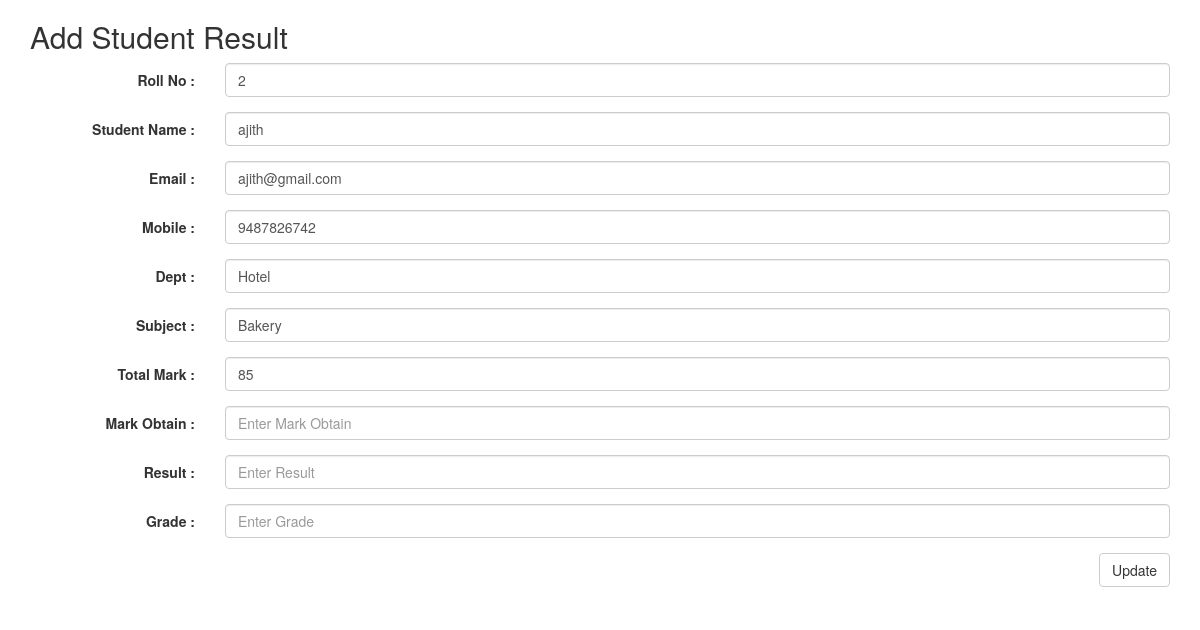
Screenshot of /update.php?rollno=3 with the database file from the repository.
### tables this page shows
CREATE TABLE `student` (
  `id` int(5) NOT NULL,
  `rollno` int(6) NOT NULL,
  `name` varchar(250) NOT NULL,
  `email` varchar(250) NOT NULL,
  `mobile` varchar(250) NOT NULL,
  `dept` varchar(250) NOT NULL
);

CREATE TABLE `result` (
  `id` int(11) NOT NULL,
  `rollno` int(11) NOT NULL,
  `subject` varchar(250) NOT NULL,
  `totalmark` int(11) NOT NULL,
  `markobtain` int(11) NOT NULL,
  `result` tinyint(1) NOT NULL,
  `grade` varchar(250) NOT NULL
);

### update.php (the view, shortened to what this page needs)
<?php
  include 'connection.php';
  $rid = @$_GET['rollno'];
  $query="SELECT *, r.id as rid  FROM student s INNER JOIN result r ON s.rollno = r.rollno where r.id = '$rid'";
  $result=$connection->query($query);
  $res = $result->fetch_assoc();
  ?>
<!DOCTYPE html>
<html lang="en">
<head>
  <link rel="stylesheet" href="https://maxcdn.bootstrapcdn.com/bootstrap/3.4.1/css/bootstrap.min.css">
</head>
<body>
<div class="container">
  <h2>Add Student Result</h2>
  <form class="form-horizontal" method="post" action="<?=($rid)?'updatescript.php':'addscript.php';?>">
    <div class="form-group">
      <label class="control-label col-sm-2">Roll No :</label>
      <div class="col-sm-10">
        <input type="text" class="form-control" id="" placeholder="Enter Roll No" name="_rollno" value="<?=@$res['rollno'];?>">
      </div>
    </div>
    <div class="form-group">
      <label class="control-label col-sm-2">Student Name :</label>
      <div class="col-sm-10">
        <input type="text" class="form-control" id="" placeholder="Enter Student Name " name="_studname" value="<?=@$res['name'];?>" required>
      </div>
    </div>
    <div class="form-group">
      <label class="control-label col-sm-2">Email :</label>
      <div class="col-sm-10">
        <input type="email" class="form-control" id="" placeholder="Enter Your Email " name="_email" value="<?=@$res['email'];?>" required>
      </div>
    </div>
    <div class="form-group">
      <label class="control-label col-sm-2">Mobile :</label>
      <div class="col-sm-10">
        <input type="tel" class="form-control" id="" placeholder="Enter Contact Number " name="_mobile" value="<?=@$res['mobile'];?>" required>
      </div>
    </div>
      <div class="form-group">
      <label class="control-label col-sm-2">Dept :</label>
      <div class="col-sm-10">
        <input type="" class="form-control" id="" placeholder="Enter Your Department " name="_dept" value="<?=@$res['dept'];?>" required>
      </div>
    </div>
     <div class="form-group">
      <label class="control-label col-sm-2">Subject :</label>
      <div class="col-sm-10">
        <input type="" class="form-control" id="" placeholder="Enter Your Subject" name="_subject" value="<?=@$res['subject'];?>" required>
      </div>
    </div>
    <div class="form-group">
      <label class="control-label col-sm-2">Total Mark :</label>
      <div class="col-sm-10">
        <input type="" class="form-control" id="" placeholder="Enter Total " name="_markobtain" onchange="calculateAmount(this.value)" value="<?=@$res['markobtain'];?>" required>
      </div>
    </div>    <div class="form-group">
      <label class="control-label col-sm-2">Mark Obtain :</label>
      <div class="col-sm-10">
        <input type="" class="form-control" id="mark_opt" placeholder="Enter Mark Obtain " name="_markobtain" required>
      </div>
    </div>
      <div class="form-group">
      <label class="control-label col-sm-2">Result :</label>
      <div class="col-sm-10" value="$res['name']">
        <input type="" class="form-control" id="result" placeholder="Enter Result " name="_result" required>
      </div>
    </div>
      <div class="form-group">
      <label class="control-label col-sm-2">Grade :</label>
      <div class="col-sm-10">
        <input type="" class="form-control" id="grade" placeholder="Enter Grade" name="_grade" required>
      </div>
    </div>
    <div class="form-group">
      <div class="col-sm-offset-2 col-sm-10">
        <input style="float:right;" type="submit" value="Update" class="btn btn-default" name="_submit">
      </div>
    </div>
  </form>
</div>
</body>
</html>

### rows the page displays
student: _rollno "2", _studname "ajith", _email "ajith@gmail.com", _mobile "9487826742", _dept "Hotel", _subject "Bakery", _markobtain "85"
